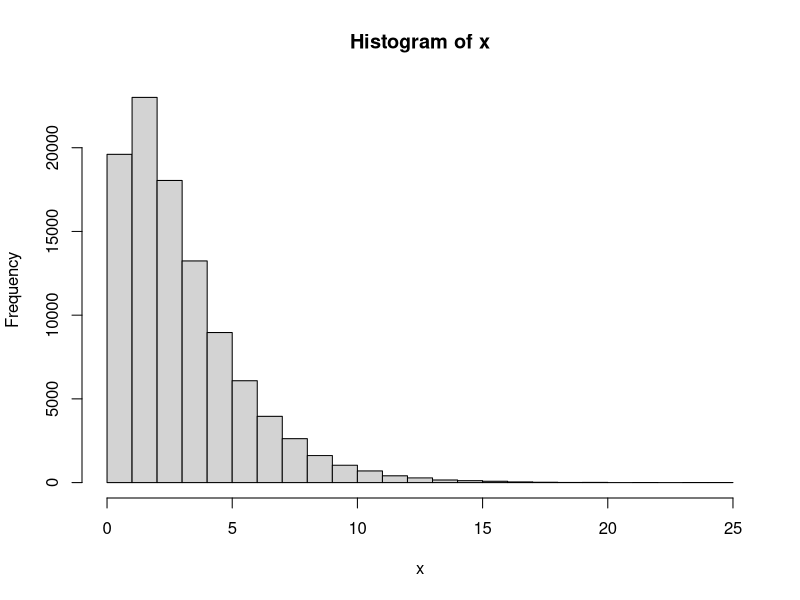
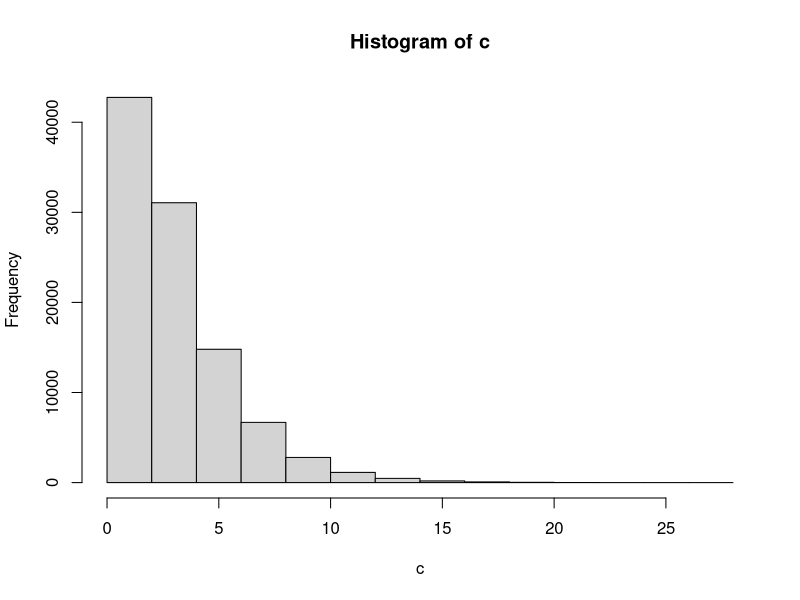

Write the R code that produced these figures, in order.
####################### 1 ####################### 
# Method 1.15

####################### 2 ####################### 
prop.test(62+113+37,255+433+153, correct=FALSE)

####################### 3 ####################### 

prop.test(c(62,37),c(255, 153), correct=FALSE)


####################### 4 ####################### 

expected <- 76*129/1268
contribution <- (10-expected)^2/expected
contribution


####################### 5 ####################### 
chiobs <- 29
nrow <- 5
ncol <- 4
p_value <- 1-pchisq(abs(chiobs), df=(nrow-1)*(ncol-1))
p_value

####################### 6 ####################### 
p <- 0.04
ME <- 0.01
n <- p*(1-p)*(qnorm(1-0.05/2)/ME)^2
n
####################### 7 ####################### 

# p-values are 0.481 and 0.165

####################### 8 ####################### 

####################### 9 ####################### 

0.3481/(7.083*10^-3 )


####################### 10 ####################### 

qt(1-0.05/2, df=46)

####################### 11 ####################### 
# Theorem 2.47
# First insert 2015 and than substract results with results by inserting 2010
####################### 12 ####################### 

####################### 13 ####################### 
x <- rnorm(100000)^2 + rnorm(100000)^2 + rnorm(100000)^2
hist(x)
c <- rchisq(100000,df=3)
hist(c)

####################### 14 ####################### 
replicate(10, rexp(1, 2))


####################### 15  ####################### 



####################### 16  ####################### 

####################### 17  ####################### 
x <- 3 # Number of successes to be obtained
a <- 3 # Total number of successes in the population
N <- 20 # Size of the population
n <- 10 # Number of draws

dhyper(x=x,m=a,n=N-a,k=n)

####################### 18 ####################### 
mu <- exp(1+(0.7^2/2))
mu
####################### 19 ####################### 
prob_one <- 1-plnorm(10,1, 0.7)
1 - pbinom(2,20,prob_one)

####################### 21 ####################### 

####################### 22 ####################### 

####################### 23 ####################### 
# Insert
x_bar <- 10.84
sd <- 272.322
alpha <- 0.05
n <-1310


# Calculate
qt <- qt(1-alpha/2, df=n-1)
res <- qt*(sd/sqrt(n))
c(x_bar-res, x_bar+res)


#######################  24 ####################### 

# df=89, so n = 89+1, because 1 degree of freedom

####################### 25 ####################### 

# Paired, because data colletec for the same power system.

####################### 26 ####################### 
fobs <- qf(1- 0.05, df1=6,df2=357)
fobs
####################### 27 ####################### 
# It is MSE
####################### 28 ####################### 
4934/(140016+4934)
####################### 29 ####################### 
x <- c(1.11, 0.94, -2.43, -0.90,
       0.29, -1.41,
       0.38,
       0.99, -0.50)
median(x, type=2)
####################### 30 ####################### 
# CLT , where degree of freedom is n-1 